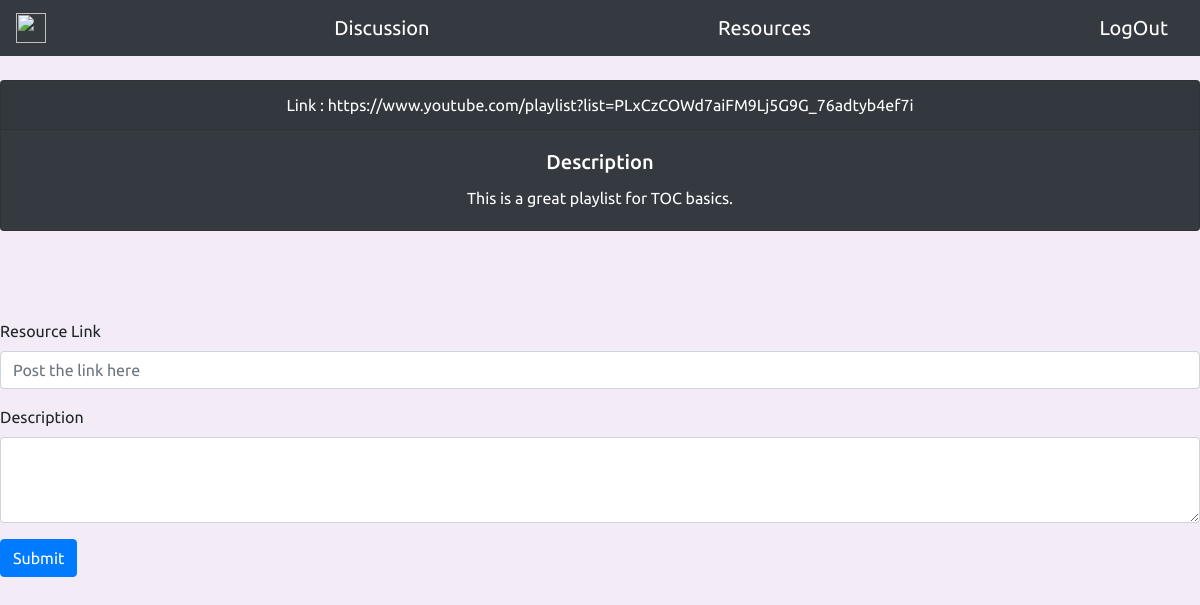
The page /resources/TOC/1 (signed in) on the database its author committed.
### tables this page shows
CREATE TABLE resources(
          subject_id TEXT,
          link VARCHAR2(200),
          description VARCHAR2(400),
          time_posted timestamp,
          FOREIGN KEY(subject_id) REFERENCES subjects(_id));

### runner.py (the view)
@app.route('/resources/',methods=['GET',"POST"])
@app.route('/resources/<subject>/<int:page_num>',methods=['GET',"POST"])
def resources(page_num=1,subject=None):
    user=session['username']
    courses_enrolled= dm.get_user_subjects(user,session['account_type'])
    if request.method=='POST':
        link=request.form['link']
        text=request.form['text']
        now = datetime.now()
        current_time = now.strftime("%D %H:%M:%S")
        dm.insert_resource(subject,link,text,current_time)
        return redirect(url_for('resources'))
    else:
        resources=None
        if subject!= None:
            resources = dm.get_resources(subject)
        return render_template('resources.html',pn=page_num,subject=subject,courses=courses_enrolled, resources=resources)

### database_management.py (called while the page is built)
def get_user_subjects(name,account_type):
    cur=connection.cursor()
    if account_type=='student':
        cur.execute('SELECT _id FROM student_details JOIN subjects ON student_details.branch=subjects.branch AND student_details.semester = subjects.semester WHERE username=(?);',(name,))
        result=cur.fetchall()
    else:
        cur.execute('SELECt subject_id FROM teaches WHERE username=(?)',(name,))
        result=cur.fetchall()
    return result

def get_resources(sub):
    cur=connection.cursor()
    cur.execute("SELECT link , description FROM RESOURCES WHERE subject_id=(?)",(sub,))
    result=cur.fetchall()
    return result

### templates/resources.html (shortened to what this page needs)
{% extends "login_home.html" %}
    {% block content %}
        {% if subject!=None %}
              {% for resource in resources  %}
              <center>
              <div class="card text-white bg-dark mb-3">
                <div class="card-header">
                 Link : {{resource[0]}}
                </div>
                <div class="card-body">
                  <h5 class="card-title">Description</h5>
                  <p class="card-text">{{resource[1]}}</p>
                </div>
              </div>
              </center
              >
              {% endfor %}
        <form action='#' method='POST'>
        <div class="form-group">
            <label for="exampleFormControlInput1">Resource Link</label>
            <input type="link" class="form-control" id="exampleFormControlInput1" placeholder="Post the link here" name='link'>
        </div>
            <div class="form-group">
                <label for="exampleFormControlTextarea1">Description</label>
                <textarea class="form-control" id="exampleFormControlTextarea1" rows="3" name='text'></textarea>
            </div>
            <button  class="btn btn-primary" type="submit">Submit</button>
        </form>
        {% endif %}
    {% endblock %}

### static/styles/login.css (style rules this page uses)
body { background-color: #F3EBF6; font-family: 'Ubuntu', sans-serif; }

### rows shown on the page
resources: link "https://www.youtube.com/playlist?list=PLxCzCOWd7aiFM9Lj5G9G_76adtyb4ef7i", description "This is a great playlist for TOC basics."
